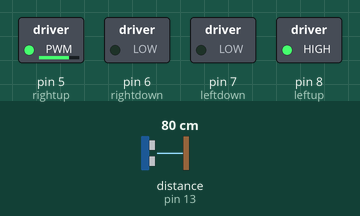
Bench run of a sketch on a simulated Arduino Uno, built with avr-gcc and run on an emulated ATmega328P. Shown: switched loads named in the sketch (green lamp = pin HIGH). Wiring (inferred from the names in the program): ultrasonic range finder: trigger pin 13; echo pin 13. The inputs (shaded band) are chosen by the test bench; at power-on: distance to the obstacle (sensor on pin 13) 80 cm. The echo pulse lasts 58.3 µs per cm.

Above: at 1.2 s.
1.3 s: distance to the obstacle (sensor on pin 13) set to 32 cm
2.9 s: distance to the obstacle (sensor on pin 13) set to 26 cm
At 4.5 s:
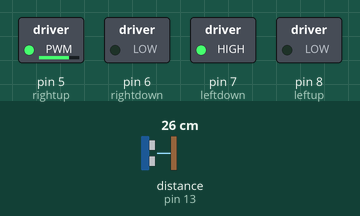
4.8 s: distance to the obstacle (sensor on pin 13) set to 35 cm
At 5.9 s:
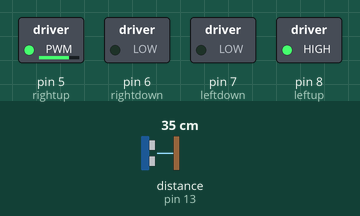
6.3 s: distance to the obstacle (sensor on pin 13) set to 2 cm
At 7.3 s:
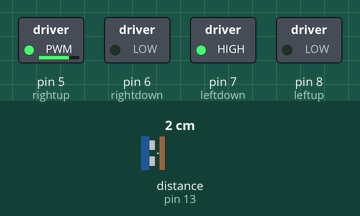
Timing chart, 0 to 9.1 s (numbered marks = the images above; inputs shaded):
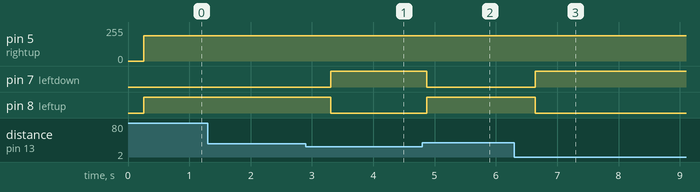

The sketch:

obstacleavoider.ino
```cpp
//The wheeled bot moves forward until it detects an obstacle
//using an ultrasonic sensor and avoids it by turning.

//These are the pins that I used to connect the motors
//that were connected wheels of the chassis to the arduino.

int leftup = 8;
int rightup = 5;
int leftdown = 7;
int rightdown = 6;

//defining the constant values for FAST SLOW and OFF used in motion()
#define FAST 190
#define SLOW 95
#define OFF 0

int sensor=13; 		//Pin used for sensor that detects the obstacle
int echo=0;
int inches=0;

//setup() function initializes and sets the initial values

void setup() {
  Serial.begin(9600);	//opens serial port, sets baud rate to 9600 bps(bits per second)
  //The following pins are all used as OUTPUT PINS
  pinMode(sensor,OUTPUT);
  pinMode(leftup,OUTPUT);
  pinMode(rightup,OUTPUT);
  pinMode(leftdown,OUTPUT);
  pinMode(rightdown,OUTPUT);

}

//This function is called in a loop
void motion(int a)
{
  switch(a)
  {
    case 0: //STOP
      analogWrite(leftup,FAST);
      analogWrite(rightup,FAST);
      analogWrite(leftdown,FAST);
      analogWrite(rightdown,FAST);
      break;

    case 1: //FORWARD
      analogWrite(leftup,FAST);
      analogWrite(rightup,FAST);
      analogWrite(leftdown,OFF);
      analogWrite(rightdown,OFF);
      break;

    case 2: //BACKWARD
      analogWrite(leftup,OFF);
      analogWrite(rightup,OFF);
      analogWrite(leftdown,SLOW);
      analogWrite(rightdown,SLOW);
      break;

    case 3: // POWER RIGHT
      analogWrite(leftup,FAST);
      analogWrite(rightup,OFF);
      analogWrite(leftdown,OFF);
      analogWrite(rightdown,FAST);
      break;

    case 4: // POWER LEFT
      analogWrite(leftup,OFF);
      analogWrite(rightup,FAST);
      analogWrite(leftdown,FAST);
      analogWrite(rightdown,OFF);
      break;

  }//Switch case end bracket

}

unsigned long ping()
{
  pinMode(sensor,OUTPUT);		//sensor mode is OUTPUT
  digitalWrite(sensor,LOW);	//sensor outputs LOW
  delayMicroseconds(2);			//for 2 microseconds
  digitalWrite(sensor,HIGH);	//sensor outputs HIGH
  delayMicroseconds(5);			//for 5 microseconds
  digitalWrite(sensor,LOW);	//changing sensor output to LOW again
  pinMode(sensor,INPUT);  		//switching sensor MODE to INPUT
  digitalWrite(sensor,HIGH); 	//turn on pullup resistor
  echo=pulseIn(sensor,HIGH);  //listening for echo
  inches=(echo/58.138)*(.39); //converting distance into inches
  return inches;
}

//The loop() function does precisely what its name suggests, and loops consecutively, allowing your program to change and respond.
void loop()
{
int x=0;
x=ping();		//calling the ping() function to calculate the distance between bot and obstacle
delay(250);    //delay 1/4 seconds
while (x<=10)  //If the distance between the bot and obstacle is <= 10 inches, it turns left
{
  x=ping();		////calling the ping() function to calculate the distance between bot and obstacle
  motion(4);   //calling motion() to turn left
  delay(50);	//Delay to allow the bot to turn
}
motion(1);		//If no obstacle, bot moves forward

}
```

Measured:
- the behaviour switches between 29 and 28 cm on distance to the obstacle (sensor on pin 13) (found by bisection; images 0 and 1)
- after the input at 1.3 s, every drawn part: stays the same
- after the input at 2.9 s, pin 7 (leftdown): LOW → HIGH after 0.40 s; pin 8 (leftup): HIGH → LOW after 0.40 s
- after the input at 4.8 s, pin 7 (leftdown): HIGH → LOW after 0.07 s; pin 8 (leftup): LOW → HIGH after 0.07 s
- after the input at 6.3 s, pin 7 (leftdown): LOW → HIGH after 0.34 s; pin 8 (leftup): HIGH → LOW after 0.34 s
